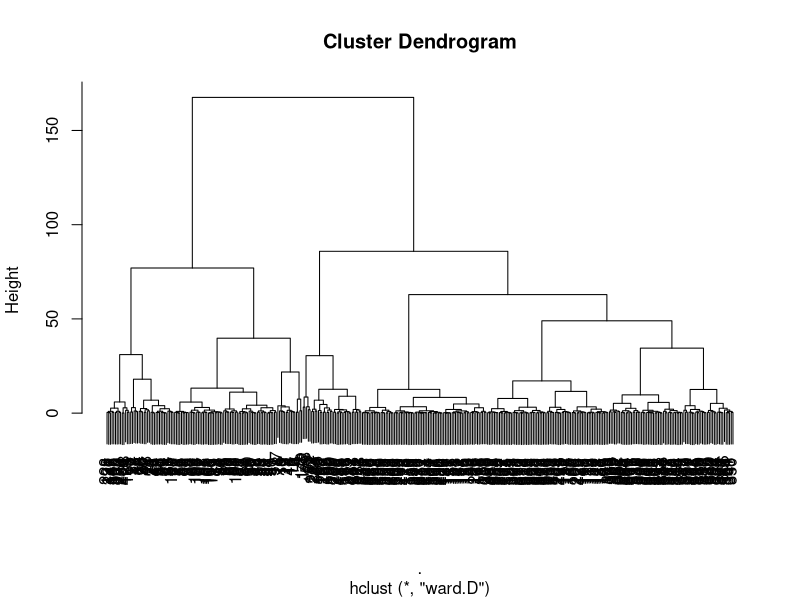
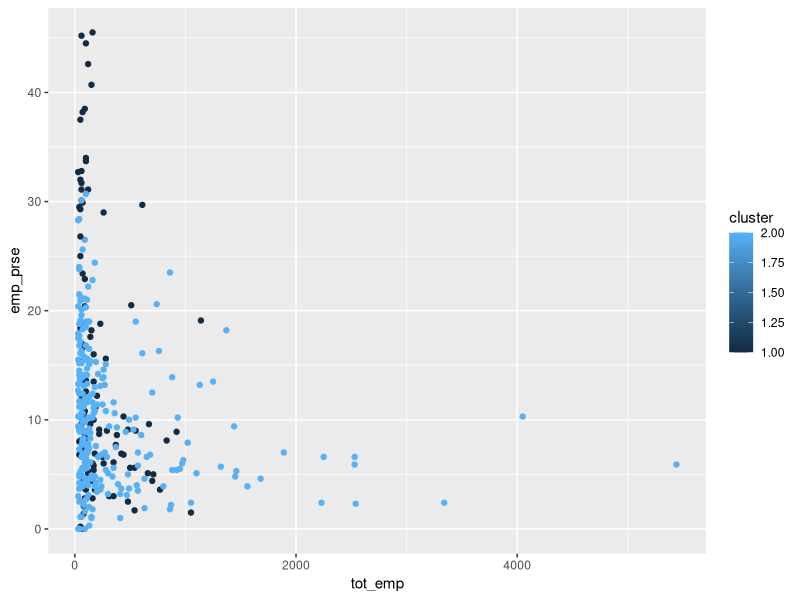

Source code (R) for these figures, in order:
## ---- chunk 1
library(tidyverse)
library(modelr)
library(stringr)
library(caret)

set.seed(0)

data("mtcars")
car_names = rownames(mtcars)
mtcars_df = as.tibble(mtcars)
mtcars_df$name = car_names
## ---- chunk 2

## ---- chunk 3

## ---- chunk 4

## ---- chunk 5

## ---- chunk 6

## ---- chunk 7
librarians_df = read_csv('practice_data/librarians-by-msa.csv', na = '**')
head(librarians_df)
## ---- chunk 8

## ---- chunk 9

## ---- chunk 10

## ---- chunk 11

## ---- chunk 12

## ---- chunk 13

## ---- chunk 14
hclust_sol = librarians_df %>% 
  select(tot_emp, emp_prse, jobs_1000, loc_quotient) %>%
  na.omit() %>%
  preProcess(method=c("center", "scale")) %>%
  predict(librarians_df) %>%
  na.omit() %>%
  dist() %>%
  hclust(method="ward")

plot(hclust_sol)
## ---- chunk 15

o = cutree(hclust_sol, k=2)

librarians_df %>%
  na.omit() %>%
  mutate(cluster=o) %>%
  ggplot(aes(tot_emp, emp_prse)) +
  geom_point(aes(color=cluster))

